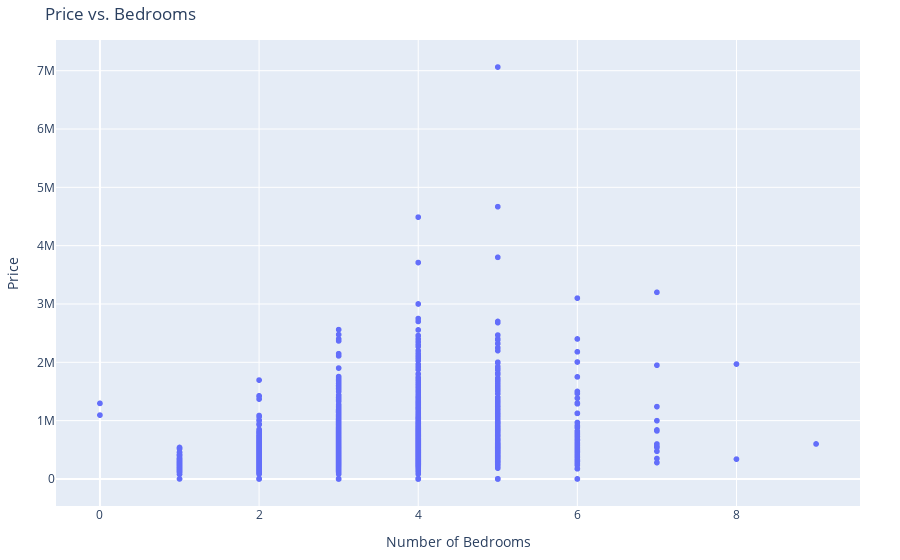

Notebook code for this chart:
### Code cell
# Assuming 'df' is your DataFrame and it contains 'price' and 'bedrooms' columns
fig = px.scatter(df, x='bedrooms', y='price', title='Price vs. Bedrooms',
                 labels={'bedrooms': 'Number of Bedrooms', 'price': 'Price'})

fig.update_layout(
    xaxis=dict(title='Number of Bedrooms'),
    yaxis=dict(title='Price'),
    margin=dict(l=40, r=40, b=40, t=40)
)

# Display the scatterplot
fig.show()

### Figure 1 — Plotly figure (JSON) as saved in the notebook; plotly's stock layout.template omitted (floating-point values rounded to 4 significant figures; data arrays with more than 128 entries replaced by an {"elided": "..."} marker saying what was removed)
{"data": [{"hovertemplate": "Number of Bedrooms=%{x}<br>Price=%{y}<extra></extra>", "legendgroup": "", "marker": {"color": "#636efa", "symbol": "circle"}, "mode": "markers", "name": "", "showlegend": false, "type": "scattergl", "x": {"elided": "4410 int values"}, "xaxis": "x", "y": {"elided": "4410 float values"}, "yaxis": "y"}], "layout": {"autosize": true, "legend": {"tracegroupgap": 0}, "margin": {"b": 40, "l": 40, "r": 40, "t": 40}, "title": {"text": "Price vs. Bedrooms"}, "xaxis": {"anchor": "y", "autorange": true, "domain": [0, 1], "range": [-0.5418, 9.542], "title": {"text": "Number of Bedrooms"}, "type": "linear"}, "yaxis": {"anchor": "x", "autorange": true, "domain": [0, 1], "range": [-518800.0, 7581000.0], "title": {"text": "Price"}, "type": "linear"}}}
